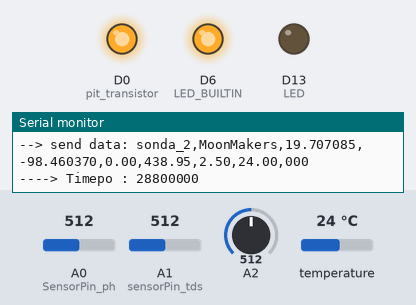
Bench run of a sketch on a simulated Arduino MKR. On the bench: output pins drawn as LEDs (lit = HIGH), the last lines printed to the serial monitor. The test bench sets the inputs (shaded band); at power-on: A0 (SensorPin_ph) = 512, A1 (sensorPin_tds) = 512, A2 = 512, temperature 24 °C. No radio packets arrive unless stated.

Above: at 10.9 s.
At 22.3 s:
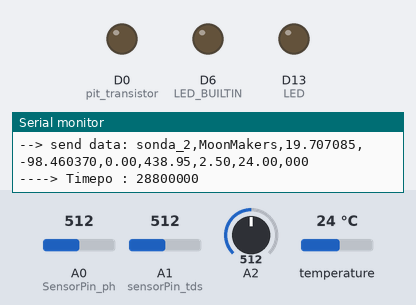
At 45.2 s:
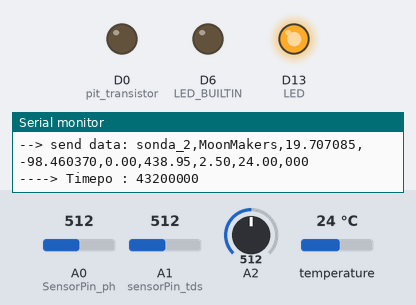
At 46.6 s:
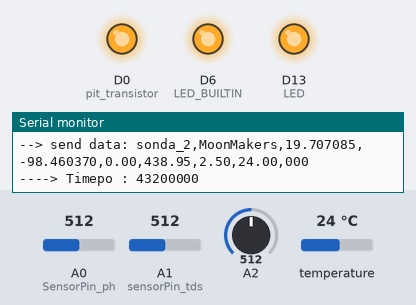
Timing chart, 0 to 59.4 s (numbered marks = the images above):
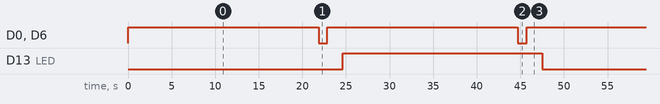

The sketch:

cada_minuto.ino
```cpp
//--------------------------------------------------------------------------------------------------------------------------------------------------------------------------
// Modificar
// Modify

String Nombre  = "sonda_2"; // maximo 20 caracteres, sin espacios
String posicion_x = "19.707085";
String posicion_y = "-98.460370";
String Comunidad_o_institucion  = "MoonMakers"; // maximo 20 caracteres, sin espacios

// El timpo es de 0 - 24
int hora_de_instalacion = 16;
int hora_de_medicion_1 = 12;
int hora_de_medicion_2 = 24;

//--------------------------------------------------------------------------------------------------------------------------------------------------------------------------

#include "ArduinoLowPower.h"

// -> Lora
#include <SPI.h>
#include <LoRa.h>

int pit_transistor = 0;

// -> Hora

unsigned long myTime;
unsigned long oldTime;
unsigned long sleep_time;
int horaTime;
int hora;
int minutos;
int segundos;

long day_ms = 86400000; // 86400000 milliseconds in a day
long hour_ms = 3600000; // 3600000 milliseconds in an hour
long minute_ms = 60000; // 60000 milliseconds in a minute
long second_ms =  1000;

bool on_start = false;

byte time_status = 0;

// -> pH
#define SensorPin_ph A0            //pH meter Analog output to Arduino Analog Input 0
#define Offset 0.00            //deviation compensate //black -3.60 // white
#define LED 13
#define samplingInterval 20
#define printInterval 800
#define ArrayLenth  40    //times of collection
int pHArray[ArrayLenth];   //Store the average value of the sensor feedback
int pHArrayIndex = 0;
float pHValue, voltage;

// -> Turviedad
int sensorValue_turviedad = 0;
float voltage_turviedad = 0.0;

// -> TDS
#define sensorPin_tds A1

int sensorValue = 0;
float tdsValue = 0;
float Voltage = 0;

// -> Water temperature
#include <OneWire.h>
#include <DallasTemperature.h>
#define ONE_WIRE_BUS 2

float temperature = 25;

// Setup a oneWire instance to communicate with any OneWire devices
// (not just Maxim/Dallas temperature ICs)
OneWire oneWire(ONE_WIRE_BUS);
// Pass our oneWire reference to Dallas Temperature.
DallasTemperature sensors(&oneWire);

void setup(void)
{

  Serial.begin(9600);
  Serial.println("LoRa Sender - water quality meter");

  if (!LoRa.begin(915E6)) {
    Serial.println("Starting LoRa failed!");
    while (1);
  }
  LoRa.setSyncWord(0xF3);
  LoRa.setSpreadingFactor(12);
  LoRa.setTxPower(20);

  //  pinMode(TdsSensorPin, INPUT);
  pinMode(pit_transistor, OUTPUT);
  pinMode(LED_BUILTIN, OUTPUT);
  ft_apagar_sensores(true);
  pinMode(LED, OUTPUT);

  sensors.begin();
  horaTime = hora_de_instalacion;
}

void loop(void)
{
  //  ft_time();
  ft_apagar_sensores(true);
  delay(1000);
  ft_get_water_temperature();
  ft_get_turviedad();
  ft_get_ph();
  ft_get_tds();
  ft_send_data();
  ft_time();
  //  delay(60000);
  delay(20000);
  ft_apagar_sensores(false);
  delay(1000);
}
// --- Time
void ft_time()
{

  myTime = millis();

  unsigned long int days = myTime  / day_ms ;                                //number of days
  unsigned long int hours = (myTime % day_ms) / hour_ms;                       //the remainder from days division (in milliseconds) divided by hours, this gives the full hours
  unsigned long int minutes = ((myTime % day_ms) % hour_ms) / minute_ms ;         //and so on...
  unsigned long int seconds = (((myTime % day_ms) % hour_ms) % minute_ms) / second_ms;

  horaTime += hours;

  if (horaTime >= 24) horaTime = 0;


  //  sleep_time = ft_get_sleep_time()  - (2 * second_ms);
  sleep_time = ft_get_sleep_time();

  Serial.println();
  Serial.print("----> Timepo : ");
  Serial.print(sleep_time);
  Serial.println();
}

int ft_get_sleep_time()
{
  if (time_status == 0)
  {
    if (hora_de_instalacion <= hora_de_medicion_1)
    {
      time_status = 1;
      return (ft_hour_in_ms(hora_de_medicion_1 - hora_de_instalacion));
    }
    if (hora_de_instalacion <= hora_de_medicion_2)
    {
      time_status = 2;
      return (ft_hour_in_ms(hora_de_medicion_2 - hora_de_instalacion));
    }
    if (hora_de_instalacion > hora_de_medicion_2)
    {
      time_status = 1;
      return (ft_hour_in_ms((24 - hora_de_instalacion) + hora_de_medicion_1));
    }
  }
  else if (time_status == 1) //de 1 a 2
  {
    time_status = 2;
    return (ft_hour_in_ms(hora_de_medicion_2 - hora_de_medicion_1));
  }
  else if (time_status == 2) //de 2 a 1
  {
    time_status = 1;
    return (ft_hour_in_ms((24 - hora_de_medicion_2) + hora_de_medicion_1));
  }
}

int ft_hour_in_ms(int myHour) {
  return (myHour * hour_ms);
}

// --- Lora

void ft_apagar_sensores(bool estado)
{
  if (estado == true) {
    digitalWrite(LED_BUILTIN, HIGH);
    digitalWrite(pit_transistor, HIGH);
  }
  else
  {
    digitalWrite(LED_BUILTIN, LOW);
    digitalWrite(pit_transistor, LOW);
  }
}

void  ft_send_data()
{
  //  char *space = ",";
  String space = ",";
  String clean = "000";
  String send_values;

  //  pHValue = 7.77;
  //  tdsValue = 200;
  //    sensorValue_turviedad = 300;
  //  temperature = 25.20;

  String value_pH = String(pHValue, 2);
  String value_TDS = String(tdsValue, 2);
  //  String value_Turviedad = String(sensorValue_turviedad);voltage_turviedad
  String value_Turviedad = String((voltage_turviedad - 5) > 0 ? (voltage_turviedad - 5) : -1 * (voltage_turviedad - 5) );
  String value_Water_Tem = String(temperature, 2);

  Serial.println();
  Serial.print("->       data: ");
  Serial.print(pHValue);
  Serial.print(",");
  Serial.print(tdsValue);
  Serial.print(",");
  Serial.print(voltage_turviedad);
  Serial.print(",");
  Serial.println(temperature);

  Serial.print("-> sting data: ");
  Serial.print(value_pH);
  Serial.print(",");
  Serial.print(value_TDS);
  Serial.print(",");
  Serial.print(value_Turviedad);
  Serial.print(",");
  Serial.println(value_Water_Tem);

  send_values = Nombre + space + Comunidad_o_institucion + space + posicion_x + space + posicion_y + space;
  send_values = send_values + value_pH + space;
  send_values = send_values + value_TDS + space;
  send_values = send_values + value_Turviedad + space;
  send_values = send_values + value_Water_Tem + space + clean;

  Serial.print("--> send data: ");
  Serial.println(send_values);

  //  -- Send lora
  LoRa.beginPacket();
  LoRa.print(send_values);
  LoRa.endPacket();

}

// --- Water temperature - DS18B20
void ft_get_water_temperature()
{
  Serial.print(" Requesting temperatures...");
  sensors.requestTemperatures(); // Send the command to get temperature readings
  Serial.println("DONE");
  /********************************************************************/
  Serial.print("Temperature is: ");
  temperature = sensors.getTempCByIndex(0);
  Serial.print(sensors.getTempCByIndex(0)); // Why "byIndex"?
  // You can have more than one DS18B20 on the same bus.
  // 0 refers to the first IC on the wire
}

// --- TDS
void ft_get_tds()
{
  sensorValue = analogRead(sensorPin_tds);
  Voltage = sensorValue * 5 / 1024.0; //Convert analog reading to Voltage
  tdsValue = (133.42 / Voltage * Voltage * Voltage - 255.86 * Voltage * Voltage + 857.39 * Voltage) * 0.5; //Convert voltage value to TDS value
  Serial.println();
  Serial.print("TDS Value = ");
  Serial.print(tdsValue);
  Serial.println(" ppm");
}

int ft_getMedianNum(int bArray[], int iFilterLen)
{
  int bTab[iFilterLen];
  for (byte i = 0; i < iFilterLen; i++)
    bTab[i] = bArray[i];
  int i, j, bTemp;
  for (j = 0; j < iFilterLen - 1; j++)
  {
    for (i = 0; i < iFilterLen - j - 1; i++)
    {
      if (bTab[i] > bTab[i + 1])
      {
        bTemp = bTab[i];
        bTab[i] = bTab[i + 1];
        bTab[i + 1] = bTemp;
      }
    }
  }
  if ((iFilterLen & 1) > 0)
    bTemp = bTab[(iFilterLen - 1) / 2];
  else
    bTemp = (bTab[iFilterLen / 2] + bTab[iFilterLen / 2 - 1]) / 2;
  return bTemp;
}

// --- Turviedad
void  ft_get_turviedad()
{
  sensorValue_turviedad = analogRead(A2);
  voltage_turviedad = sensorValue_turviedad * (5.0 / 1024.0);

  Serial.println();
  Serial.print("TUR: ");
  Serial.println(voltage_turviedad);
}

// --- PH - SEN0161 - analog pH meter

void  ft_get_ph()
{
  static unsigned long samplingTime = millis();
  static unsigned long printTime = millis();
  //  static float pHValue, voltage;
  if (millis() - samplingTime > samplingInterval)
  {
    pHArray[pHArrayIndex++] = analogRead(SensorPin_ph);
    if (pHArrayIndex == ArrayLenth)pHArrayIndex = 0;
    voltage = ft_avergearray(pHArray, ArrayLenth) * 5.0 / 1024;
    pHValue = 3.5 * voltage + Offset;
    samplingTime = millis();
  }
  if (millis() - printTime > printInterval)  //Every 800 milliseconds, print a numerical, convert the state of the LED indicator
  {
    Serial.print("Voltage:");
    Serial.print(voltage, 2);
    Serial.print("    pH value: ");
    Serial.println(pHValue, 2);
    digitalWrite(LED, digitalRead(LED) ^ 1);
    printTime = millis();
  }
}

double ft_avergearray(int* arr, int number)
{
  int i;
  int max, min;
  double avg;
  long amount = 0;
  if (number <= 0) {
    Serial.println("Error number for the array to avraging!/n");
    return 0;
  }
  if (number < 5) { //less than 5, calculated directly statistics
    for (i = 0; i < number; i++) {
      amount += arr[i];
    }
    avg = amount / number;
    return avg;
  } else {
    if (arr[0] < arr[1]) {
      min = arr[0]; max = arr[1];
    }
    else {
      min = arr[1]; max = arr[0];
    }
    for (i = 2; i < number; i++) {
      if (arr[i] < min) {
        amount += min;      //arr<min
        min = arr[i];
      } else {
        if (arr[i] > max) {
          amount += max;  //arr>max
          max = arr[i];
        } else {
          amount += arr[i]; //min<=arr<=max
        }
      }//if
    }//for
    avg = (double)amount / (number - 2);
  }//if
  return avg;
}
```

Measured:
- by itself, D0 (pit_transistor), D6 (LED_BUILTIN): alternates HIGH for 21.8 s and LOW for 1.0 s
- by itself, D13 (LED): alternates HIGH for 22.8 s and LOW for 22.8 s
- by itself, everything shown: repeats every 45.7 s, in 6 steps
